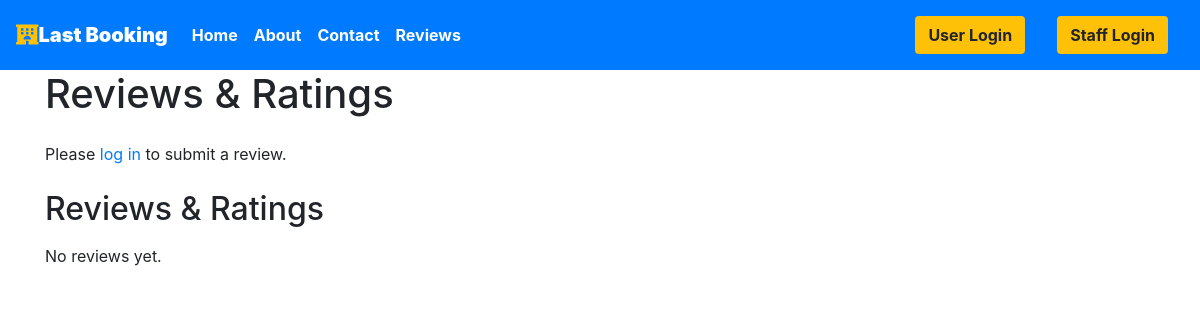
Page /reviewsPage on the earlier database version.
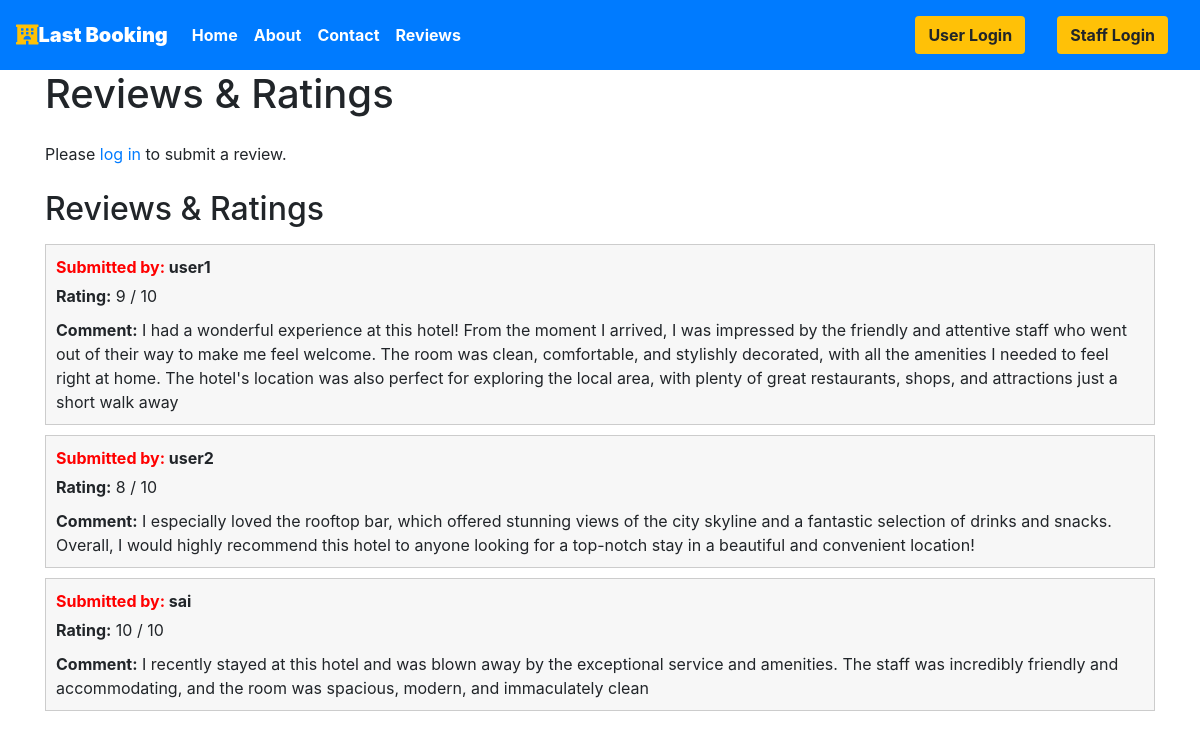
Same page on the later database version.
### krishna/models.py (models this page shows)
class Review(models.Model):
    user = models.ForeignKey(User, on_delete=models.CASCADE)
    rating = models.IntegerField()
    comment = models.TextField(blank=True)

### krishna/views.py (the view, shortened to what this page needs)
# urls.py: path('reviewsPage', views.reviewsPage,name="reviewsPage"),
def reviewsPage(request):
    reviews = Review.objects.all()
    hotels = Hotels.objects.all()
    context = {'reviews': reviews, 'hotels': hotels}
    return HttpResponse(render(request, 'reviews.html', context))

### templates/reviews.html (shortened to what this page needs)
{% extends 'basic.html' %}
{% block body %}
  <div class="container">
    <h1 class="mb-4">Reviews & Ratings</h1>
    {% if user.is_authenticated %}
      <form method="POST" action="{% url 'reviewsPage' %}">
        {% csrf_token %}
        <div class="form-group">
          {{ form.as_p }}
        </div>
        <button class="btn btn-primary bg-primary" type="submit">Submit Review</button>
      </form>
    {% else %}
      <p class="mb-4">Please <a href="{% url 'userloginpage' %}">log in</a> to submit a review.</p>
    {% endif %}
    <h2 class="mb-3">Reviews & Ratings</h2>
    {% if reviews %}
   <ul style="list-style:none;padding:0;">
    {% for review in reviews %}
      <li style="background-color:#f7f7f7;border:1px solid #ccc;padding:10px;margin-bottom:10px;">
        <p style="font-weight:bold;margin:0;"><span style="color:#ff0000;">Submitted by:</span> {{ review.user.username }}</p>
        <p style="margin:5px 0 10px;"><span style="font-weight:bold;">Rating:</span> {{ review.rating }} / 10</p>
        {% if review.comment %}
          <p style="margin:5px 0 0;"><span style="font-weight:bold;">Comment:</span> {{ review.comment }}</p>
          {% endif %}
        </li>
      {% endfor %}
    </ul>
    {% else %}
      <p class="mt-3">No reviews yet.</p>
    {% endif %}
  </div>
{% endblock %}

Differences in the rows shown:
added Review: user.username "user1", rating "9", comment "I had a wonderful experience at this hotel! From the moment I arrived, I was impressed by the friendly and attentive staff who went out of their way to make me feel welcome. The room was clean, comfortable, and stylishly decorated, with all the amenities I needed to feel right at home. The hotel's location was also perfect for exploring the local area, with plenty of great restaurants, shops, and attractions just a short walk away"
added Review: user.username "user2", rating "8", comment "I especially loved the rooftop bar, which offered stunning views of the city skyline and a fantastic selection of drinks and snacks. Overall, I would highly recommend this hotel to anyone looking for a top-notch stay in a beautiful and convenient location!"
added Review: user.username "sai", rating "10", comment "I recently stayed at this hotel and was blown away by the exceptional service and amenities. The staff was incredibly friendly and accommodating, and the room was spacious, modern, and immaculately clean"
Other differences:
text no longer shown: "No reviews yet."
